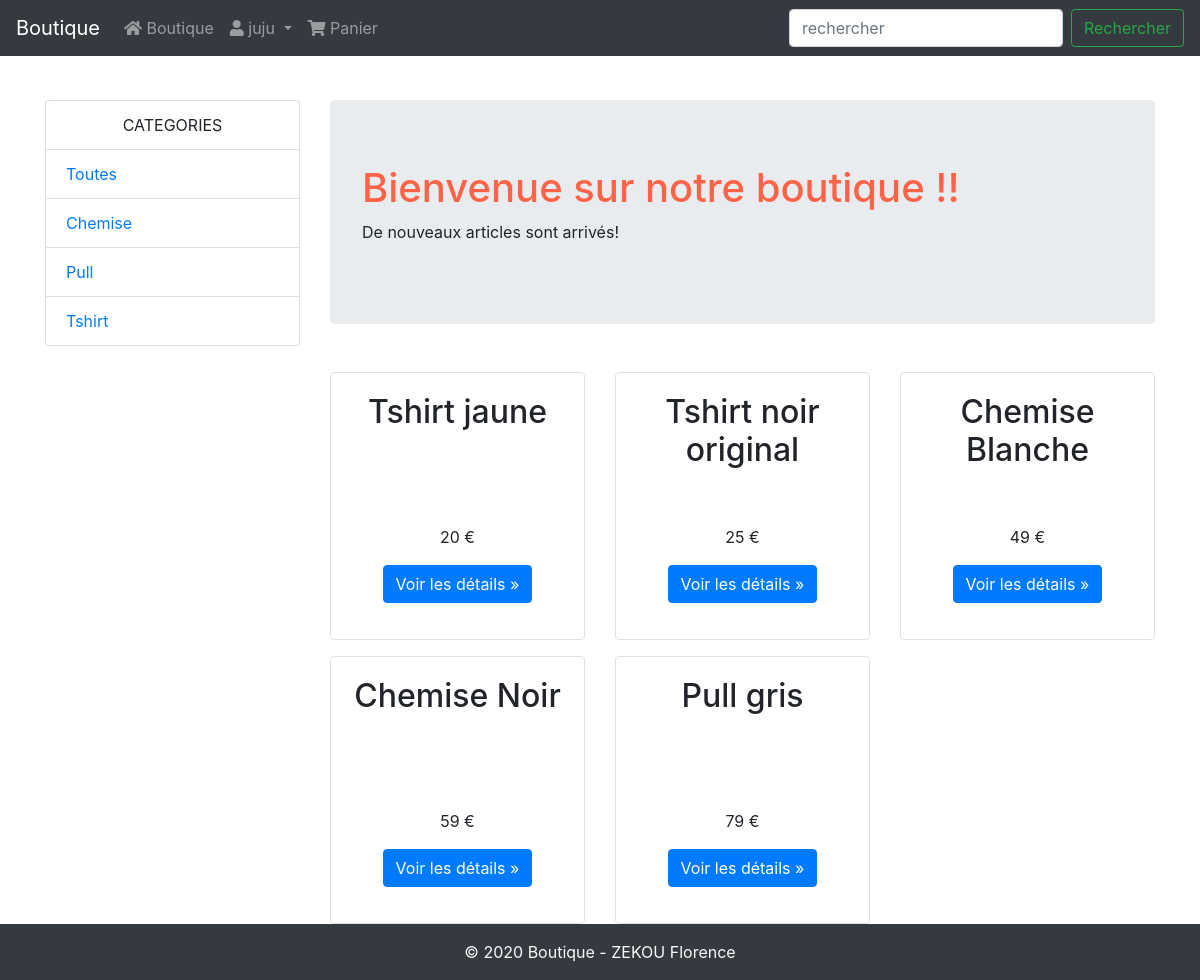
/index.php (signed in), run on the app's committed database.
### tables this page shows
CREATE TABLE IF NOT EXISTS `produit` (
  `id_produit` int(3) NOT NULL,
  `reference` varchar(20) NOT NULL,
  `categorie` varchar(20) NOT NULL,
  `titre` varchar(100) NOT NULL,
  `description` text NOT NULL,
  `couleur` varchar(20) NOT NULL,
  `taille` varchar(5) NOT NULL,
  `public` enum('m','f','mixte','enfant') NOT NULL,
  `photo` varchar(250) NOT NULL,
  `prix` float NOT NULL,
  `stock` int(5) NOT NULL
);

### index.php (the view, shortened to what this page needs)
<?php
require_once('inc/init.php');
$resultat = $pdo -> query("SELECT * FROM produit");
$produits = $resultat -> fetchAll();
$resultat  = $pdo -> query("SELECT DISTINCT categorie FROM produit ORDER BY categorie ASC");
$categories = $resultat -> fetchAll();
require_once('inc/header.php');
?>
			<div class="row">
				<div class="col-sm-3">
					<div class="list-group">
						<p class="list-group-item text-center">CATEGORIES</p>
						<a href="index.php" class="list-group-item ">Toutes</a>
						<?php foreach($categories as $cat) : extract($cat) ?>
							<a href="?cat=<?= $categorie ?>" class="list-group-item "><?= ucfirst($categorie); ?></a>
						<?php endforeach; ?>
					</div>
				</div>
				<div class="col-sm-9">
					<div class="jumbotron">
						<h1>Bienvenue sur notre boutique !!</h1>
						<p>De nouveaux articles sont arrivés!</p>
					</div>
					<div class="row">
						<?php foreach($produits as $p) : extract($p) ?>
						<div class="col-6 col-md-4">
							<div class="card mt-3 border">
								<div class="card-body">
									<div class="card-title text-center">
										<h2 style="height: 80px"><?= $titre ?></h2>
									</div>
									<p>
									</p>
									<p class="text-center"><?= $prix ?> €
									</p>
									<p class="text-center">
										<a class="btn btn-primary" href="fiche_produit.php?id=<?= $id_produit ?>">Voir les détails &raquo; </a>
									</p>
								</div>
							</div>
						</div>
						<?php endforeach; ?>
					</div>
				</div>
			</div>
<?php
include('inc/footer.php');
?>

### css/styles.css (style rules this page uses)
h1 { color: tomato; }

### inc/header.php (style rules this page uses)
body { padding-top:100px !important; }

### data on the page
produit: titre "Tshirt jaune", prix "20"
produit: titre "Tshirt noir original", prix "25"
produit: titre "Chemise Blanche", prix "49"
produit: titre "Chemise Noir", prix "59"
produit: titre "Pull gris", prix "79"

### other printed values
$_SESSION['membre']['pseudo'] "juju"
$categorie "Chemise"
$categorie "Pull"
$categorie "Tshirt"
